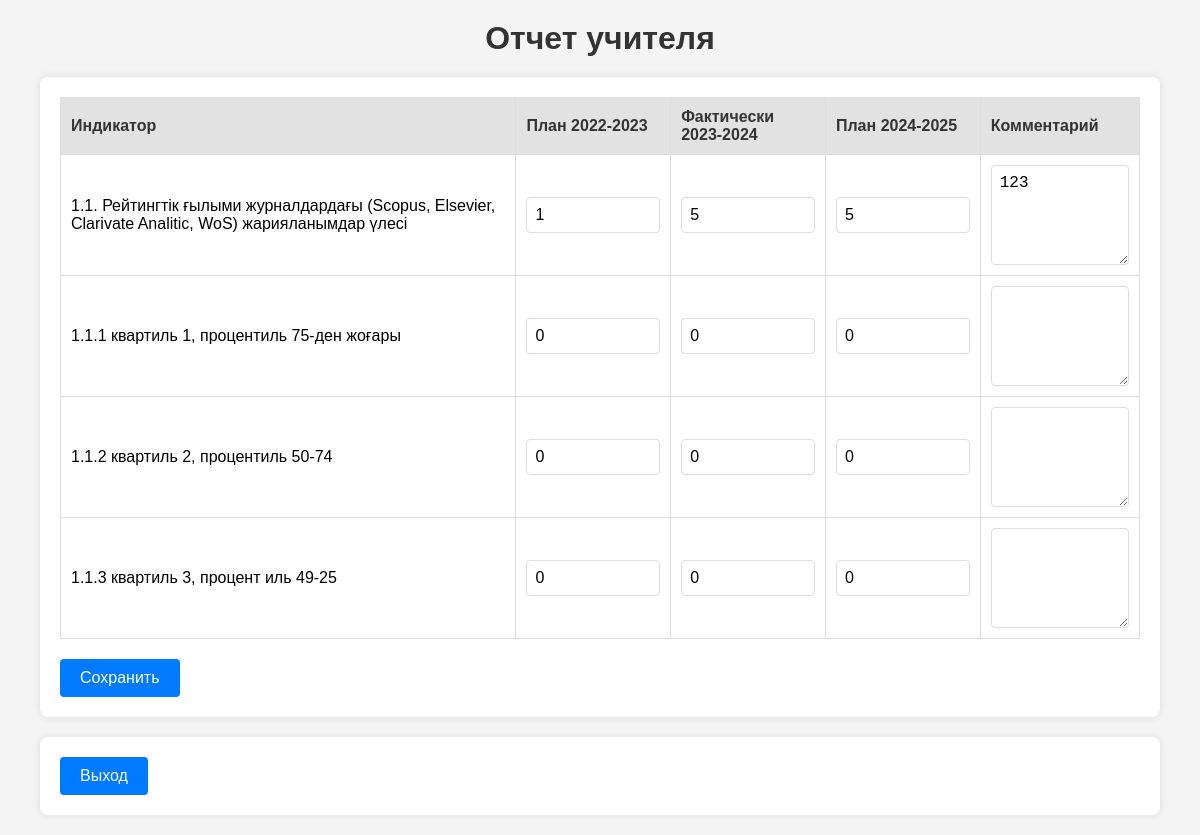
Page /teacher-report/1/ (signed in) on the committed database.
### main/models.py (models this page shows, shortened)
class Indicator(models.Model):
    name = models.CharField('Название индикатора: ', max_length=255)  # (например, публикации в Scopus)
    unit = models.CharField('Единица измерения:', max_length=50)  # (счет, проценты и т.д.)
    class Meta:
        verbose_name = 'Индикатор'
        verbose_name_plural = 'Индикаторы'

class TeacherReport(models.Model):
    teacher = models.ForeignKey(User, on_delete=models.CASCADE,
                                limit_choices_to={'role': 'teacher'})  # Связь с учителем
    indicator = models.ForeignKey(Indicator, on_delete=models.CASCADE)  # Связь с индикатором
    plan_2022_2023 = models.IntegerField('План 2022-2023', default=0)  # План 2022-2023
    actual_2023_2024 = models.IntegerField('Выполнено за 2023-2024', default=0)  # Выполнено за 2023-2024
    plan_2024_2025 = models.IntegerField('План 2024-2025', default=0)  # План 2024-2025
    comment = models.TextField('Комментарий', blank=True, null=True)  # Комментарий
    class Meta:
        verbose_name = 'Отчёт учителя'
        verbose_name_plural = 'Отчёты учителей'

### main/views.py (the view, shortened to what this page needs)
# urls.py: path('teacher-report/<int:user_id>/', views.teacher_report_view, name='teacher_report'),
@login_required
@user_passes_test(is_teacher)
def teacher_report_view(request, user_id):
    indicators = Indicator.objects.all()  # Получаем все индикаторы
    reports = TeacherReport.objects.filter(teacher=request.user)  # Получаем отчеты для конкретного учителя
    reports_list = list(reports)
    context = {
        'indicators': indicators,
        'reports_list': reports_list,
    }
    return render(request, 'main/teacher_report.html', context)

### main/views.py (called while the page is built)
def is_teacher(user):
    return user.role == 'teacher'

### main/templates/main/teacher_report.html (shortened to what this page needs)
{% load static %}
<link rel="stylesheet" href="{% static 'css/teacher_report.css' %}">
<h1>Отчет учителя {{ user.last_name }}  {{ user.first_name }}</h1>
<form method="POST">
    <table>
        <thead>
            <tr>
                <th>Индикатор</th>
                <th>План 2022-2023</th>
                <th>Фактически 2023-2024</th>
                <th>План 2024-2025</th>
                <th>Комментарий</th>
            </tr>
        </thead>
        <tbody>
            {% for indicator in indicators %}
                <tr>
                    <td>{{ indicator.name }}</td>
                    {% with report=reports_list|dictsort:"indicator.id"|first %}
                        {% if report and report.indicator.id == indicator.id %}
                            <td><input type="number" name="plan_2022_2023_{{ indicator.id }}" value="{{ report.plan_2022_2023|default:0 }}" /></td>
                            <td><input type="number" name="actual_2023_2024_{{ indicator.id }}" value="{{ report.actual_2023_2024|default:0 }}" /></td>
                            <td><input type="number" name="plan_2024_2025_{{ indicator.id }}" value="{{ report.plan_2024_2025|default:0 }}" /></td>
                            <td><textarea name="comment_{{ indicator.id }}">{{ report.comment|default:'' }}</textarea></td>
                        {% else %}
                            <td><input type="number" name="plan_2022_2023_{{ indicator.id }}" value="0" /></td>
                            <td><input type="number" name="actual_2023_2024_{{ indicator.id }}" value="0" /></td>
                            <td><input type="number" name="plan_2024_2025_{{ indicator.id }}" value="0" /></td>
                            <td><textarea name="comment_{{ indicator.id }}"></textarea></td>
                        {% endif %}
                    {% endwith %}
                </tr>
            {% endfor %}
        </tbody>
    </table>
    <button type="submit">Сохранить</button>
</form>
<form action="{% url 'logout' %}" method="POST" style="margin-top: 10px; color: red;">
    <button type="submit">Выход</button>
</form>

### static/css/teacher_report.css (style rules this page uses)
h1 { text-align: center; margin: 20px 0; color: #333; }
form { background-color: #fff; padding: 20px; margin: 20px auto; max-width: 90%; border-radius: 8px; box-shadow: 0 0 10px rgba(0, 0, 0, 0.1); }
table { width: 100%; border-collapse: collapse; margin-bottom: 20px; }
table th, table td { padding: 10px; border: 1px solid #ddd; text-align: left; word-break: break-word; }
table thead { background-color: #f4f4f4; }
table th { background-color: #e2e2e2; color: #333; }
input[type="number"], textarea { width: 100%; padding: 8px; border: 1px solid #ddd; border-radius: 4px; font-size: 16px; }
textarea { resize: vertical; min-height: 100px; }
button { background-color: #007bff; color: #fff; border: none; padding: 10px 20px; border-radius: 4px; cursor: pointer; font-size: 16px; }
button[type="submit"] { margin-right: 10px; }

### rows in the picture
Indicator: name "1.1. Рейтингтік ғылыми журналдардағы (Scopus, Elsevier, Clarivate Analitic, WoS) жарияланымдар үлесі", id "1", id "123"
TeacherReport: actual_2023_2024 "5", plan_2024_2025 "5"
Indicator: name "1.1.1 квартиль 1, процентиль 75-ден жоғары"
Indicator: name "1.1.2 квартиль 2, процентиль 50-74"
Indicator: name "1.1.3 квартиль 3, процент иль 49-25"
